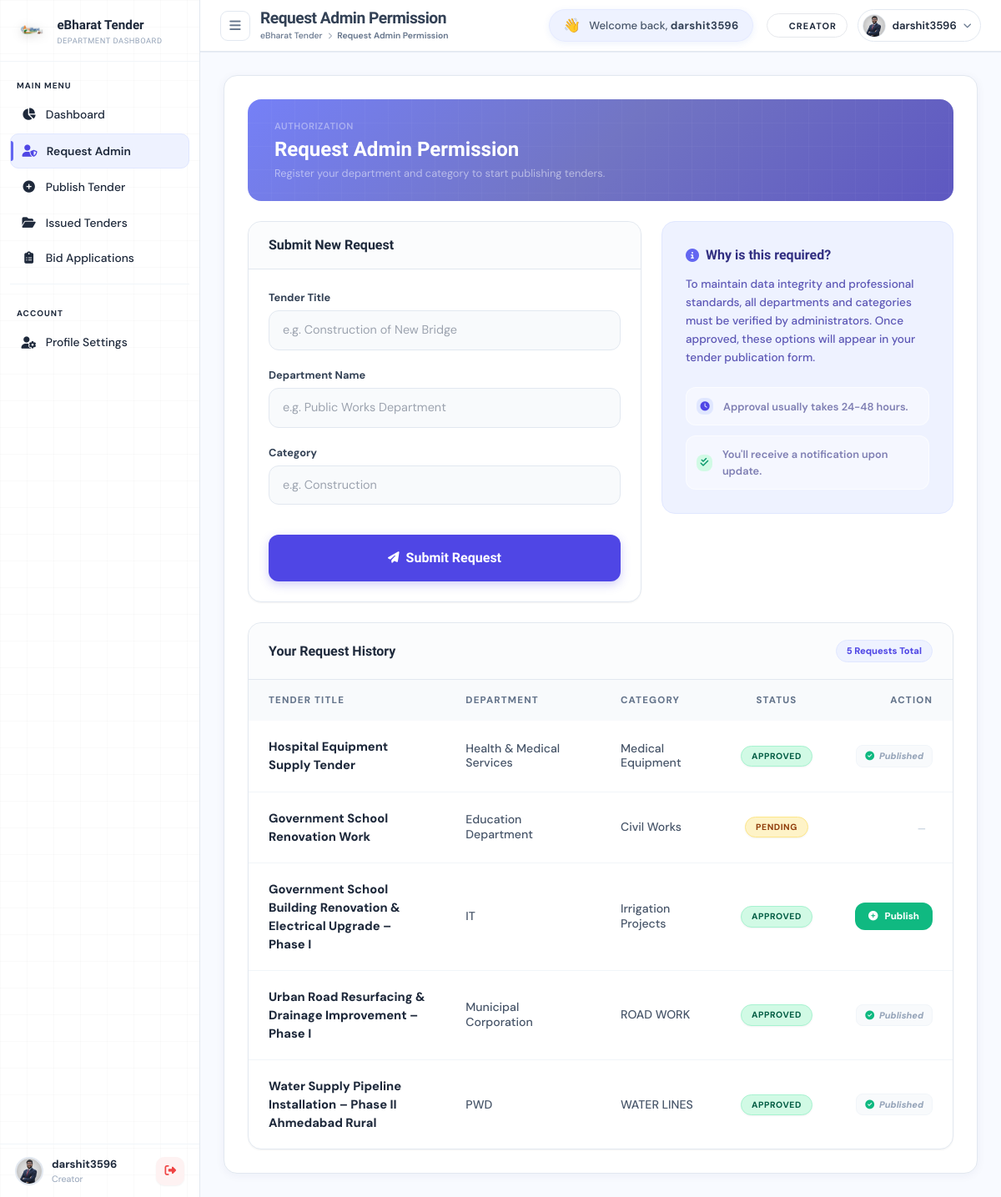
Page /tenders/request_admin/ (signed in) on the earlier database version.
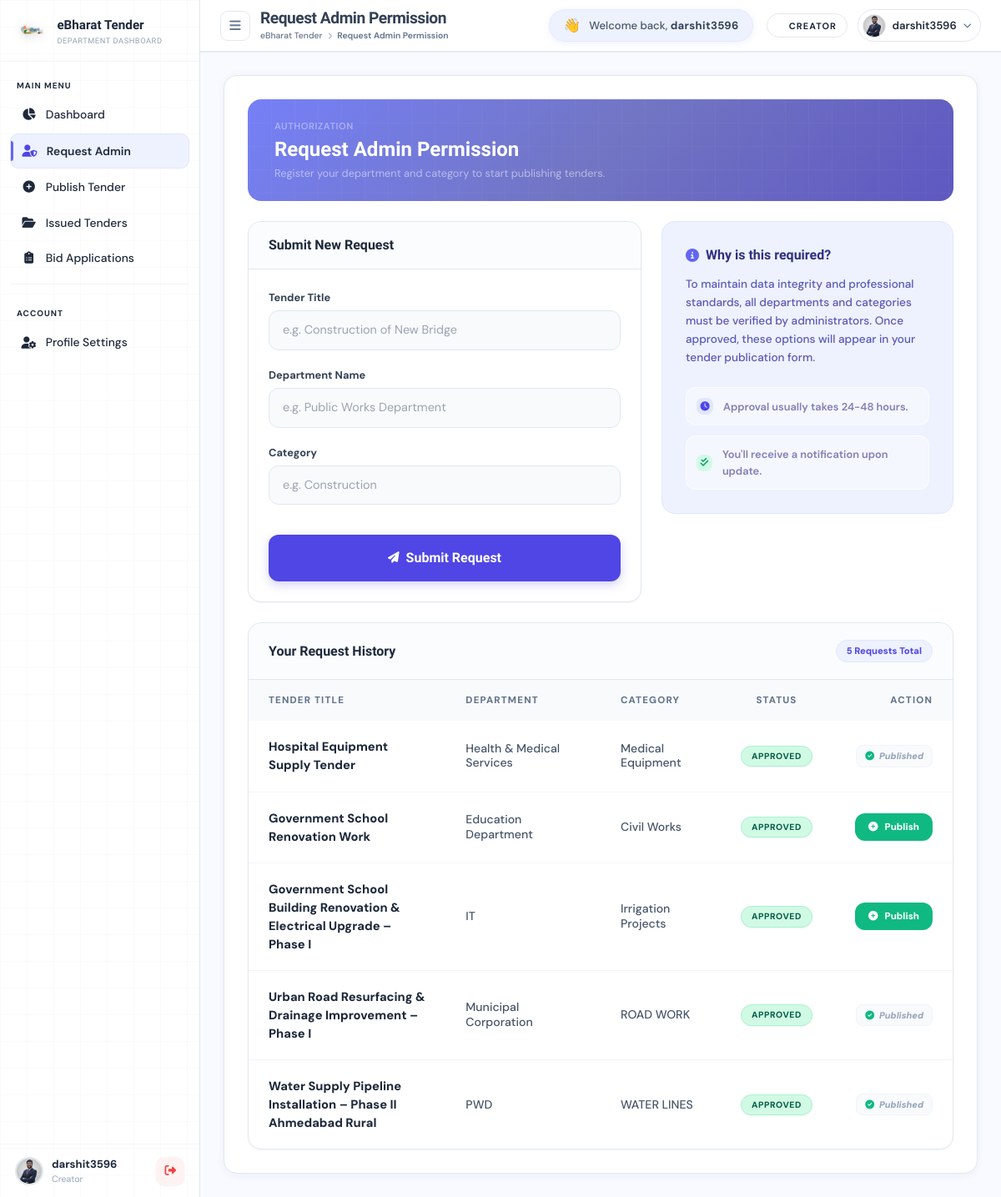
Same page on the later database version.
### accounts/models.py (models this page shows, shortened)
class AdminRequest(models.Model):
    STATUS_CHOICES = (
        ('pending', 'Pending'),
        ('approved', 'Approved'),
        ('rejected', 'Rejected'),
    )
    user = models.ForeignKey(User, on_delete=models.CASCADE)
    department_name = models.CharField(max_length=100)
    category_name = models.CharField(max_length=100)
    tender_title = models.CharField(max_length=255, blank=True, null=True)
    status = models.CharField(max_length=20, choices=STATUS_CHOICES, default='pending')
    is_published = models.BooleanField(default=False)
    admin_remark = models.TextField(blank=True, null=True)
    created_at = models.DateTimeField(auto_now_add=True)

### tenders/views.py (the view, shortened to what this page needs)
# urls.py: path("request_admin/", views.request_admin, name="request_admin"),
@login_required
def request_admin(request):
    requests = AdminRequest.objects.filter(user=request.user).order_by("-created_at")
    return render(request, 'admin_request.html', {
        'page_title': 'Request Admin Permission',
        'requests': requests
    })

### accounts/context_processors.py (called while the page is built, shortened)
def notifications(request):
    if request.user.is_authenticated:
        user_notifications = Notification.objects.filter(user=request.user).order_by('-created_at')
        unread_count = user_notifications.filter(is_read=False).count()
        stats = {
            'notifications': user_notifications,
            'unread_count': unread_count,
            'pending_enquiries_count': 0,
            'pending_user_approvals': 0,
            'pending_admin_req_count': 0,
            'pending_app_approvals': 0,
            'pending_funding_count': 0,
        }
        return stats

### tenders/templates/admin_request.html (shortened to what the changed rows need)
{% extends 'base1.html' %}
{% block content %}
<div class="p-4 sm:p-7 flex flex-col gap-6">
  <div class="ar-header relative rounded-2xl overflow-hidden px-5 py-4 sm:px-8 sm:py-6 animate-fade-in"
       style="background: linear-gradient(135deg, #7580f7 0%, #7275c3 50%, #5e58c1 100%);">
    <div class="relative z-[1]">
      <h1 class="font-sora text-[1.1rem] sm:text-[1.5rem] font-extrabold text-white leading-tight">Request Admin Permission</h1>
    </div>
  </div>
  <div class="bg-white border border-slate-200 rounded-2xl overflow-hidden shadow-sm animate-slide-up">
    <div class="hidden lg:block">
      <table class="w-full text-left border-collapse table-fixed">
        <thead class="bg-slate-50">
          <tr>
            <th class="w-[28%] px-6 py-4 text-[0.72rem] font-extrabold uppercase tracking-widest text-slate-500">Tender Title</th>
            <th class="w-[22%] px-6 py-4 text-[0.72rem] font-extrabold uppercase tracking-widest text-slate-500">Department</th>
            <th class="w-[18%] px-6 py-4 text-[0.72rem] font-extrabold uppercase tracking-widest text-slate-500">Category</th>
            <th class="w-[14%] px-6 py-4 text-[0.72rem] font-extrabold uppercase tracking-widest text-slate-500 text-center">Status</th>
            <th class="w-[18%] px-6 py-4 text-[0.72rem] font-extrabold uppercase tracking-widest text-slate-500 text-right">Action</th>
          </tr>
        </thead>
        <tbody class="divide-y divide-slate-100">
          {% for req in requests %}
          <tr class="hover:bg-slate-50/50 transition-colors group">
            <td class="px-6 py-5 font-extrabold text-slate-800 text-[0.92rem] break-words">{{ req.tender_title|default:"—" }}</td>
            <td class="px-6 py-5 text-slate-600 text-[0.88rem] font-medium break-words leading-tight">{{ req.department_name }}</td>
            <td class="px-6 py-5 text-slate-600 text-[0.88rem] font-medium break-words leading-tight">{{ req.category_name }}</td>
            <td class="px-6 py-5">
              <div class="flex justify-center">
                <span class="px-3 py-1 rounded-full text-[0.65rem] font-extrabold uppercase tracking-wider shadow-sm
                             status-{{ req.status }}">
                  {{ req.status }}
                </span>
              </div>
            </td>
            <td class="px-6 py-5 text-right">
               {% if req.status == 'approved' and not req.is_published %}
               <a href="{% url 'tenders:tenderCreator' %}?request_id={{ req.id }}"
                  class="ml-auto px-4 py-2 bg-emerald-500 text-white text-[0.72rem] font-extrabold rounded-xl hover:bg-emerald-600 hover:shadow-lg hover:shadow-emerald-200 active:scale-[0.95] transition-all flex items-center gap-2 w-fit">
                  <i class="fas fa-plus-circle"></i> Publish
               </a>
               {% elif req.is_published %}
               <div class="flex justify-end">
                <span class="text-[0.68rem] text-slate-400 font-extrabold italic bg-slate-50 px-2.5 py-1 rounded-lg border border-slate-100 whitespace-nowrap">
                  <i class="fas fa-check-circle text-emerald-500 mr-1.5"></i>Published
                </span>
               </div>
               {% else %}
               <span class="text-[0.7rem] text-slate-300 font-bold pr-2">—</span>
               {% endif %}
            </td>
          </tr>
          {% endfor %}
        </tbody>
      </table>
    </div>
  </div>
</div>
{% endblock %}

Differences in the rows shown:
changed AdminRequest "Government School Renovation Work": status "PENDING" → "APPROVED"; status "—" → "Publish"
